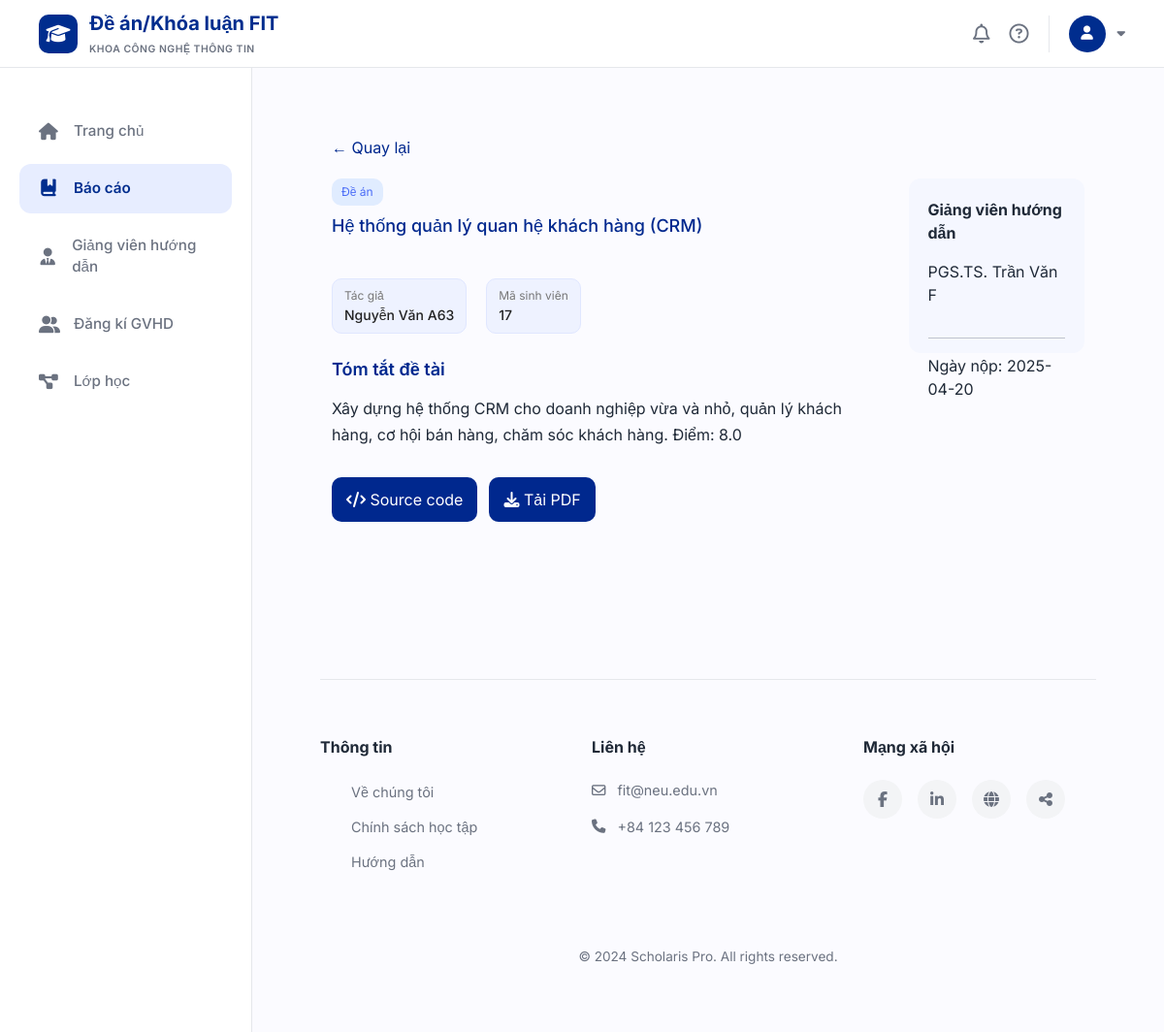
/theses/25, run on the app's committed database.
### tables this page shows
CREATE TABLE course_types (
    id INTEGER PRIMARY KEY AUTOINCREMENT,
    type_name VARCHAR(50) NOT NULL UNIQUE
);

CREATE TABLE topics (
    id INTEGER PRIMARY KEY AUTOINCREMENT,
    student_id INTEGER NOT NULL,
    class_id INTEGER NOT NULL,
    title VARCHAR(500) NOT NULL,
    description TEXT,
    created_at DATETIME DEFAULT CURRENT_TIMESTAMP,
    updated_at DATETIME DEFAULT CURRENT_TIMESTAMP,
    FOREIGN KEY (student_id) REFERENCES students(id),
    FOREIGN KEY (class_id) REFERENCES classes(id)
);

CREATE TABLE users (
    id INTEGER PRIMARY KEY AUTOINCREMENT,
    email VARCHAR(100) NOT NULL UNIQUE,
    password VARCHAR(255) NOT NULL,
    full_name VARCHAR(100) NOT NULL,
    role VARCHAR(20) NOT NULL CHECK (role IN ('student', 'lecturer')),
    phone VARCHAR(20),
    created_at DATETIME DEFAULT CURRENT_TIMESTAMP
);

CREATE TABLE students (
    id INTEGER PRIMARY KEY AUTOINCREMENT,
    user_id INTEGER NOT NULL UNIQUE,
    student_code VARCHAR(20) NOT NULL UNIQUE,
    class_name VARCHAR(50),
    major VARCHAR(100),
    FOREIGN KEY (user_id) REFERENCES users(id) ON DELETE CASCADE
);

CREATE TABLE published_reports (
    id INTEGER PRIMARY KEY AUTOINCREMENT,
    student_id INTEGER NOT NULL,
    class_id INTEGER NOT NULL,
    topic_id INTEGER NOT NULL,
    file_url VARCHAR(500),
    source_code_url VARCHAR(500),
    published_at DATETIME DEFAULT CURRENT_TIMESTAMP,
    FOREIGN KEY (student_id) REFERENCES students(id),
    FOREIGN KEY (class_id) REFERENCES classes(id),
    FOREIGN KEY (topic_id) REFERENCES topics(id)
);

### app/student/thesis/routes.py (the view)
@thesis_bp.route("/theses/<int:topic_id>")
def thesis_detail(topic_id):
    base_template = "student/base.html"
    if session.get('role') == 'lecturer':
        base_template = "lecturer/base.html"
    conn = get_db()
    cursor = conn.cursor()
    sql = """
    SELECT
        topics.id,
        topics.title,
        topics.description,
        classes.class_code,
        courses.course_name,
        course_types.type_name,
        users.full_name AS lecturer_name,

        u2.full_name AS student_name,
        students.id AS student_code,

        published_reports.published_at,
        published_reports.file_url,
        published_reports.source_code_url

    FROM topics

    JOIN classes ON topics.class_id = classes.id
    JOIN courses ON classes.course_id = courses.id
    JOIN course_types ON courses.course_type_id = course_types.id
    JOIN lecturers ON classes.lecturer_id = lecturers.id
    JOIN users ON lecturers.user_id = users.id

    JOIN students ON topics.student_id = students.id
    JOIN users u2 ON students.user_id = u2.id

    LEFT JOIN published_reports
        ON published_reports.topic_id = topics.id

    WHERE topics.id = ?
    """
    thesis = cursor.execute(sql, (topic_id,)).fetchone()
    return render_template(
        "student/thesis_detail.html",
        t=thesis,
        base_template=base_template
    )

### app/database.py (called while the page is built)
def get_db():
    if 'db' not in g:
        g.db = sqlite3.connect(DB_PATH, timeout=30)
        g.db.row_factory = sqlite3.Row
        try:
            g.db.execute("PRAGMA journal_mode=WAL")
            g.db.execute("PRAGMA foreign_keys=ON")
        except sqlite3.OperationalError:
            pass
    return g.db

### templates/student/thesis_detail.html (shortened to what this page needs)
{% extends base_template %}
{% block styles %}
<link rel="stylesheet" href="{{ url_for('static', filename='theses.css') }}">
{% endblock %}
{% block content %}
<div class="container detail-page">
    <a href="/theses-projects" class="back">← Quay lại</a>
    <div class="detail-layout">
        <div class="main">
            <div class="type {{ 'project' if t['type_name']=='Đề án' else 'thesis' }}">
                {{ t["type_name"] }}
            </div>
            <h1 class="title">{{ t["title"] }}</h1>
            <div class="author-row">
                <div class="author-item">
                    <div class="label">Tác giả</div>
                    <div class="value">{{ t["student_name"] }}</div>
                </div>
                <div class="author-item">
                    <div class="label">Mã sinh viên</div>
                    <div class="value">{{ t["student_code"] }}</div>
                </div>
            </div>
            <h3 class="section-title">Tóm tắt đề tài</h3>
            <div class="desc">
                {{ t["description"] or "Không có mô tả" }}
            </div>
            <div class="bottom-actions">
                <a href="{{ t['source_code_url'] or '#' }}" class="btn">
                    <i class="fa-solid fa-code"></i> Source code
                </a>
                <a href="{{ t['file_url'] if t['file_url'] else '#' }}"
   class="btn"
   download="{{ t['file_url'].split('/')[-1] if t['file_url'] else '' }}"
   {% if not t['file_url'] %} onclick="return false;" {% endif %}>
    <i class="fa-solid fa-download"></i> Tải PDF
</a>
            </div>
        </div>
        <div class="side">
            <div class="info-box">
                <p><b>Giảng viên hướng dẫn</b></p>
                <p>{{ t["lecturer_name"] }}</p>
                <hr>
                <p class="date">
                    Ngày nộp: {{ t["published_at"][:10] if t["published_at"] else "Chưa có" }}
                </p>
            </div>
        </div>
    </div>
</div>
{% endblock %}

### static/theses.css (style rules this page uses)
* { margin: 0; padding: 0; box-sizing: border-box; font-family: "Segoe UI", sans-serif; }
body { background: #FBF8FF; padding: 30px; }
.container { max-width: 1100px; margin: auto; }
.type { display: inline-block; width: fit-content; font-size: 11px; padding: 4px 8px; border-radius: 8px; margin-bottom: 8px; }
.title { font-size: 16px; margin-bottom: 6px; color: #222; display: -webkit-box; -webkit-line-clamp: 2; -webkit-box-orient: vertical; overflow: hidden; text-overflow: ellipsis; height: 2.8em; }
.project { background: #e0ecff; color: #4a6cf7; }
.detail-page { max-width: 1000px; }
.detail-layout { display: flex; gap: 40px; }
.main { flex: 3; }
.side { flex: 1; }
.title { font-size: 18px; color: #00288E; margin-bottom: 10px; }
.desc { line-height: 1.7; margin-bottom: 30px; }
.info-box { background: #f5f7ff; padding: 20px; border-radius: 12px; display: flex; flex-direction: column; justify-content: space-between; height: 180px; }
.detail-layout { display: flex; gap: 50px; }
.bottom-actions { display: flex; gap: 12px; }
.btn { padding: 10px 14px; border-radius: 10px; background: #00288E; color: white; text-decoration: none; }
.back { display: inline-block; margin-bottom: 20px; color: #00288E; text-decoration: none; }
.type { display: inline-block; padding: 5px 10px; border-radius: 10px; font-size: 12px; margin-bottom: 10px; }
.author-row { display: flex; gap: 40px; margin: 15px 0 25px; }
.author-row { display: flex; gap: 20px; margin: 15px 0 25px; }
.author-item { display: inline-block; padding: 8px 12px; background: #eef2ff; border: 1px solid #e0e7ff; border-radius: 10px; }
.label { font-size: 12px; color: #777; }
.value { font-size: 14px; font-weight: 500; color: #222; }
.section-title { margin: 20px 0 10px; color: #00288E; font-size: 16px; }
* { box-sizing: border-box; margin: 0; padding: 0; font-family: 'Segoe UI', sans-serif; }
body { background: #f4f6fb; color: #333; }
.section-title { font-size: 18px; font-weight: 600; margin: 26px 0 16px; }

### templates/student/base.html (style rules this page uses)
:root { --primary-color: #002D8E; --primary-light: #E7EDFF; --bg-page: #FBFBFF; --white: #FFFFFF; --text-dark: #1F2937; --text-muted: #6B7280; --border-color: #E5E7EB; --sidebar-width: 260px; --header-height: 70px; --shadow: 0 4px 12px rgba(0, 0, 0, 0.05); --transition: all 0.3s ease; }
* { margin: 0; padding: 0; box-sizing: border-box; font-family: 'Inter', sans-serif; }
body { background-color: var(--bg-page); color: var(--text-dark); min-height: 100vh; display: flex; flex-direction: column; }

### data on the page
course_types: type_name "Đề án"
topics: title "Hệ thống quản lý quan hệ khách hàng (CRM)", description "Xây dựng hệ thống CRM cho doanh nghiệp vừa và nhỏ, quản lý khách hàng, cơ hội bán hàng, chăm sóc khách hàng. Điểm: 8.0"
users: student_name "Nguyễn Văn A63"
students: student_code "17"
users: lecturer_name "PGS.TS. Trần Văn F"
published_reports: published_at "2025-04-20"
